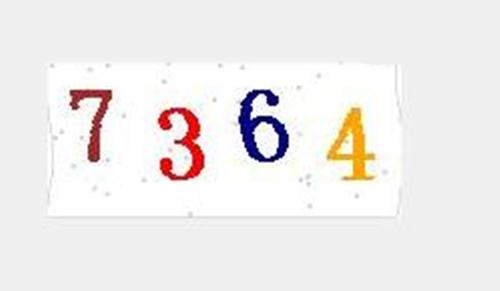
#> input picture code.jpeg, 500 x 291 px
$ python Zoom_In_Img.py
#> lines starting #> are read from the running program, lines starting #| are printed output that depends on the picture
import cv2 as cv
import numpy as np

def GetZoomIn(srcImg,multp):
#> called with srcImg = 'code.jpeg', multp = 2
    imgs = cv.imread(srcImg,1)
#> imgs is the input picture: shape (291, 500, 3); mean B, G, R 235.9, 236.8, 239.9
    height,width = imgs.shape[:2]
#> height = 291; width = 500
    destHeight = int(height/multp)
#> destHeight = 145
    destWidth = int(width/multp)
#> destWidth = 250
    # uint8:limit 0-255
    destImage = np.zeros((destHeight,destWidth,3),np.uint8)

    for i in range(0,destHeight):
        for j in range(0,destWidth):
            # Calculate:newX = srcX*(src.Height/destHeight)<---->zoom in
            iNew = int(i*(height*1.0/destHeight))
            jNew = int(j*(width*1.0/destWidth))
            destImage[i,j] = imgs[iNew,jNew]
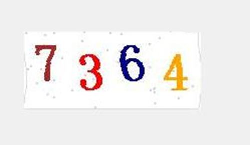
#> destImage: shape (145, 250, 3); mean B, G, R 235.9, 236.8, 239.9
    return destImage

cv.imshow('dest',GetZoomIn('code.jpeg',2))
cv.imshow('src',GetZoomIn('code.jpeg',1))
cv.waitKey(0)

$ run again, with 123.jpg copied over code.jpeg
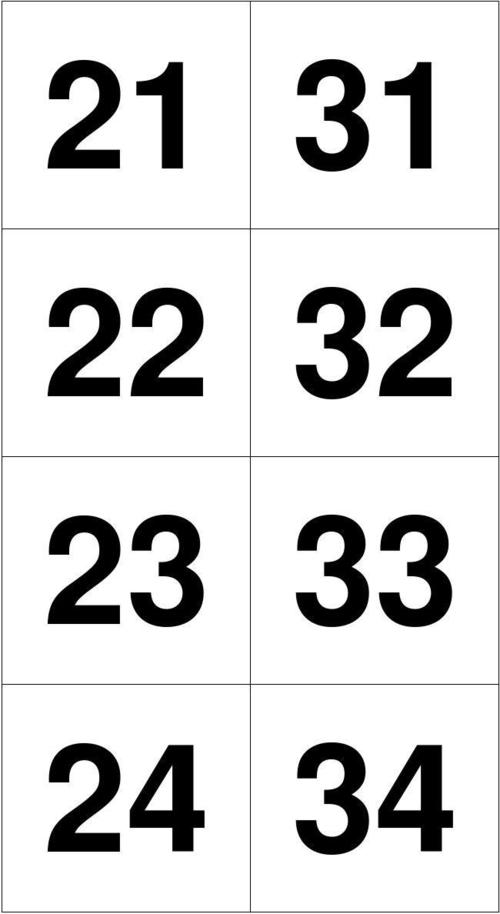
#> input picture 123.jpg, 500 x 914 px
#> in GetZoomIn, imgs is the input picture: shape (914, 500, 3); min 0, max 255, mean 216
#> after the loop in GetZoomIn, `for i in range(0,destHeight):`:
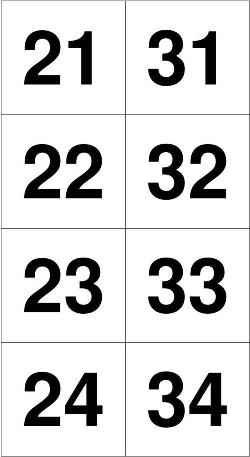
#> destImage: shape (457, 250, 3); min 0, max 255, mean 215.4

$ run again, with test.jpg copied over code.jpeg
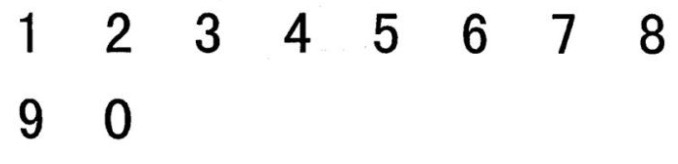
#> input picture test.jpg, 678 x 164 px
#> in GetZoomIn, imgs is the input picture: shape (164, 678, 3); min 0, max 255, mean 245.1
#> after the loop in GetZoomIn, `for i in range(0,destHeight):`:
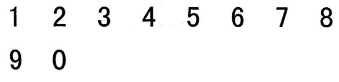
#> destImage: shape (82, 339, 3); min 0, max 255, mean 245.1
